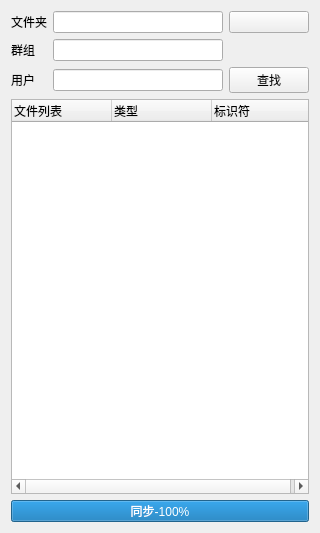
<?xml version="1.0" encoding="UTF-8"?>
<ui version="4.0">
 <class>DBManager</class>
 <widget class="QWidget" name="DBManager">
  <property name="geometry">
   <rect>
    <x>0</x>
    <y>0</y>
    <width>320</width>
    <height>533</height>
   </rect>
  </property>
  <property name="windowTitle">
   <string>Form</string>
  </property>
  <layout class="QVBoxLayout" name="verticalLayout">
   <item>
    <layout class="QGridLayout" name="gridLayout_1" columnstretch="0,0,0">
     <item row="0" column="0">
      <widget class="QLabel" name="label">
       <property name="text">
        <string>文件夹</string>
       </property>
      </widget>
     </item>
     <item row="1" column="0">
      <widget class="QLabel" name="label_2">
       <property name="text">
        <string>群组</string>
       </property>
      </widget>
     </item>
     <item row="0" column="2">
      <widget class="QPushButton" name="pushButton">
       <property name="text">
        <string/>
       </property>
       <property name="icon">
        <iconset resource="testbaidufaceapi.qrc">
         <normaloff>:/icons/Resources/fileexplorer.png</normaloff>:/icons/Resources/fileexplorer.png</iconset>
       </property>
      </widget>
     </item>
     <item row="1" column="1">
      <widget class="QLineEdit" name="lineEdit_2"/>
     </item>
     <item row="0" column="1">
      <widget class="QLineEdit" name="lineEdit"/>
     </item>
     <item row="2" column="0">
      <widget class="QLabel" name="label_3">
       <property name="text">
        <string>用户</string>
       </property>
      </widget>
     </item>
     <item row="2" column="2">
      <widget class="QPushButton" name="pushButton_2">
       <property name="text">
        <string>查找</string>
       </property>
       <property name="icon">
        <iconset resource="testbaidufaceapi.qrc">
         <normaloff>:/icons/Resources/approval.png</normaloff>:/icons/Resources/approval.png</iconset>
       </property>
      </widget>
     </item>
     <item row="2" column="1">
      <widget class="QLineEdit" name="lineEdit_3"/>
     </item>
    </layout>
   </item>
   <item>
    <widget class="QTreeWidget" name="filetree">
     <property name="horizontalScrollBarPolicy">
      <enum>Qt::ScrollBarAlwaysOn</enum>
     </property>
     <property name="sizeAdjustPolicy">
      <enum>QAbstractScrollArea::AdjustToContents</enum>
     </property>
     <column>
      <property name="text">
       <string notr="true">文件列表</string>
      </property>
     </column>
     <column>
      <property name="text">
       <string>类型</string>
      </property>
     </column>
     <column>
      <property name="text">
       <string>标识符</string>
      </property>
     </column>
    </widget>
   </item>
   <item>
    <widget class="QProgressBar" name="syncProgress">
     <property name="maximum">
      <number>100</number>
     </property>
     <property name="value">
      <number>100</number>
     </property>
     <property name="alignment">
      <set>Qt::AlignLeading|Qt::AlignLeft|Qt::AlignVCenter</set>
     </property>
     <property name="invertedAppearance">
      <bool>false</bool>
     </property>
     <property name="textDirection">
      <enum>QProgressBar::TopToBottom</enum>
     </property>
     <property name="format">
      <string>同步-%p%</string>
     </property>
    </widget>
   </item>
  </layout>
 </widget>
 <resources>
  <include location="testbaidufaceapi.qrc"/>
 </resources>
 <connections/>
 <slots>
  <signal>PathChanged()</signal>
  <signal>PathChangeActionClicked()</signal>
  <signal>SearchButtonClicked()</signal>
 </slots>
</ui>
